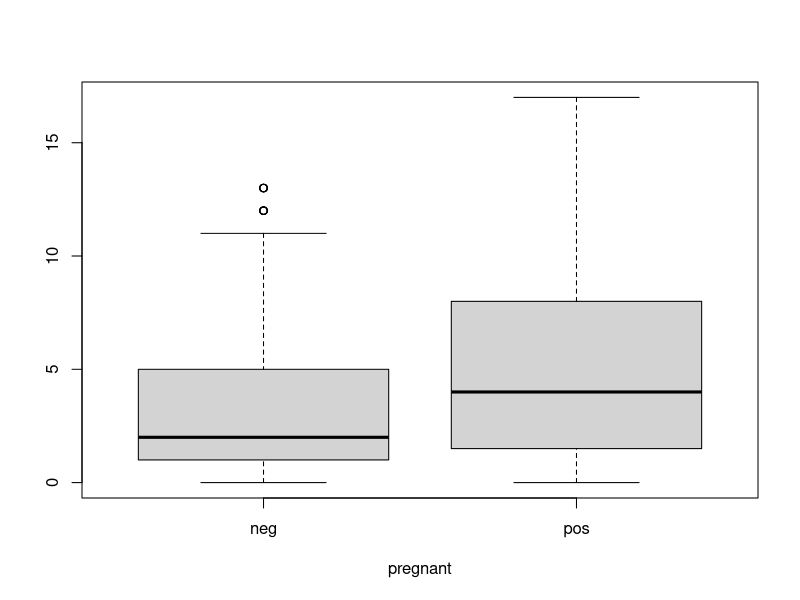
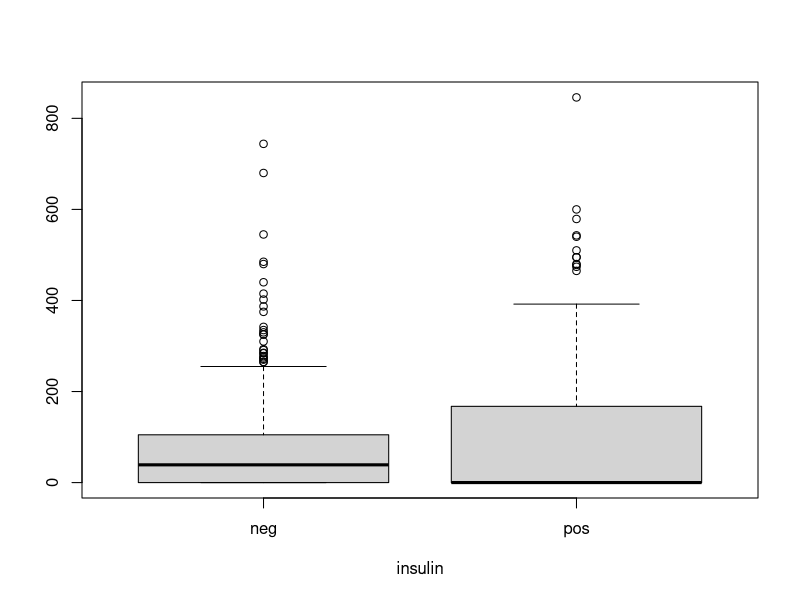
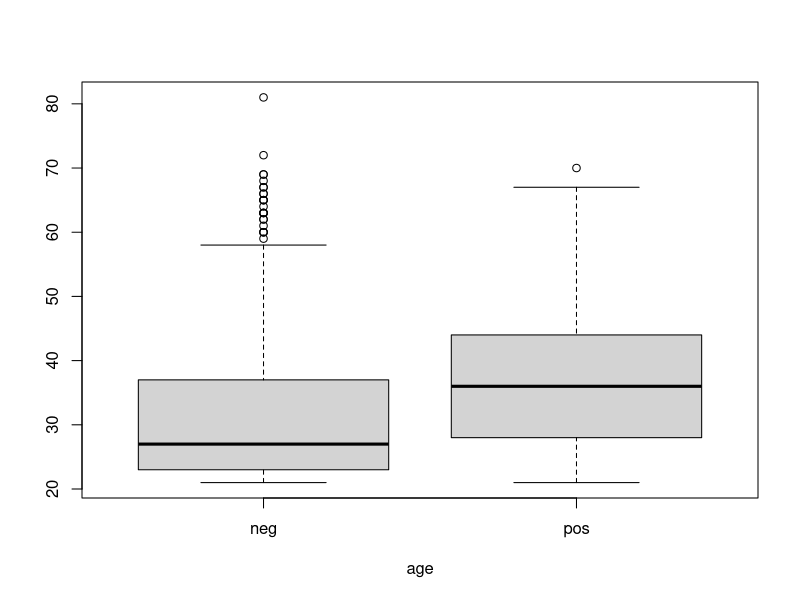
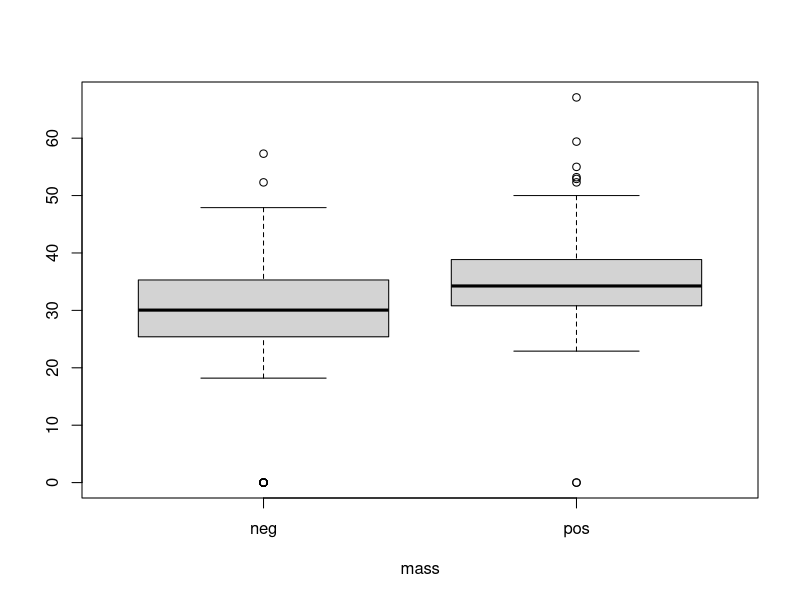
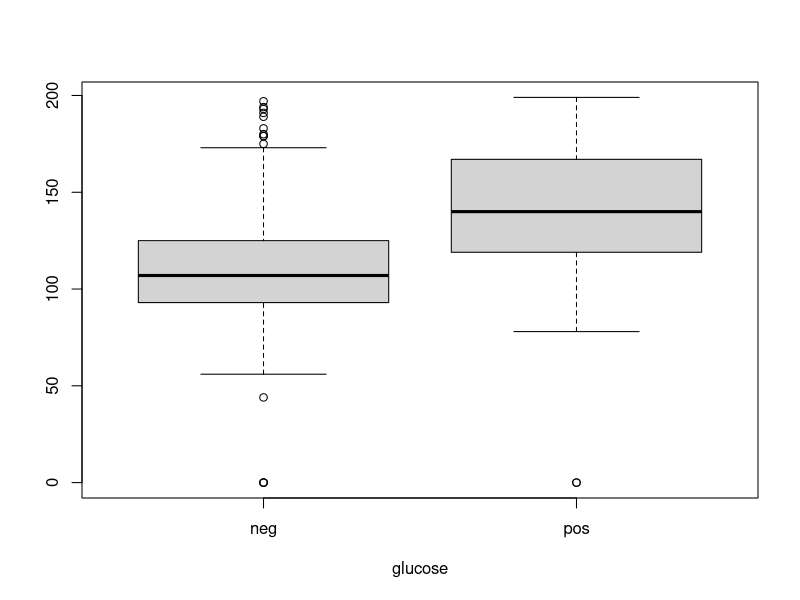
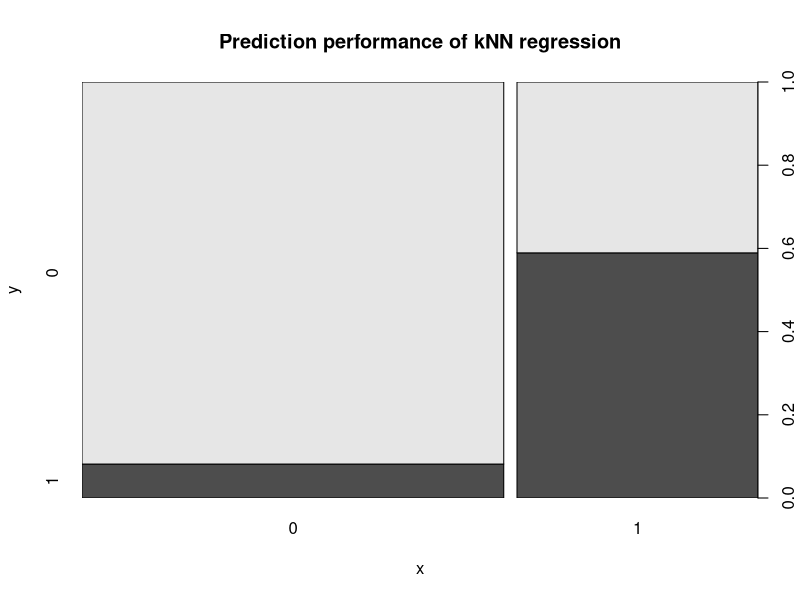

The R script that drew these images, in order: (Note: this script raises an error after producing the figures.)
install.packages("mlbench")
install.packages("dplyr")
install.packages("caret")
install.packages("ggplot2")
install.packages("class")
install.packages('e1071', dependencies=TRUE)
library(e1071)
library(ggplot2)
library(caret)
library(mlbench)
library(dplyr)
library(class)
data("PimaIndiansDiabetes")
data=(PimaIndiansDiabetes)
names(data)

data=na.omit(data)

pos=data[data$diabetes=='pos',]
neg=data[data$diabetes=='neg',]
par(mfrow=c(1,1))
names(data)

boxplot(data$pregnant~data$diabetes,xlab='pregnant', ylab='')
mean(pos$pregnant)
mean(neg$pregnant)
boxplot(data$insulin~data$diabetes,xlab='insulin', ylab='')
mean(pos$insulin)
mean(neg$insulin)
boxplot(data$age~data$diabetes,xlab='age', ylab='')
mean(pos$age)
mean(neg$age)
boxplot(data$mass~data$diabetes,xlab='mass', ylab='')
mean(pos$mass)
mean(neg$mass)
boxplot(data$glucose~data$diabetes,xlab='glucose', ylab='')
mean(pos$glucose)
mean(neg$glucose)

data[,9]<-sapply(data[,9], as.numeric)
data=data%>%mutate(diab=factor(ifelse(diabetes == "2" , 1,0)))%>% select(pregnant, glucose, insulin, mass, age, diab)

nor <-function(x) {(x -min(x))/(max(x)-min(x))}
data[,1:5] <- sapply(data[,1:5], nor)

set.seed(100)
training.idx=sample(1:nrow(data),size = nrow(data)*0.8)
train.data=data[training.idx, ]
test.data=data[-training.idx, ]

#kNN (CLASSIFICATION)
set.seed(101)
#k= 23 as best tune is 23
knn1<-knn(train.data[,1:5], test.data[,1:5], cl=train.data$diab, k=23)
#evaluate classification performance and check accuracy
model = train(
    diab~., data = train.data, method = "knn",
    trControl = trainControl("cv", number = 10),
    preProcess = c("center","scale"),
    tuneLength = 10
)
model$bestTune
predictions=   predict(model, test.data)
head(predictions)
RMSE(predictions, test.data$diab)#Explain why is is NA
plot(test.data$diab, predictions,main="Prediction performance of kNN regression")

mean(knn1 ==test.data$diab)
table(knn1,test.data$diab)
accuracy =  function(x){sum(diag(x)/(sum(rowSums(x)))) * 100}
accuracy(table(knn1,test.data$diab))

m.svm <- svm(diab ~ glucose+age+mass+pregnant+insulin, data = train.data, kernel = "linear")
summary(m.svm)
pred.svm <- predict(m.svm, newdata=test.data[,1:5])
mean(pred.svm ==test.data$diab)
table(pred.svm, test.data$diab)

set.seed(123)
m.svm.tune<-tune.svm(diab~., data=train.data, kernel="radial", cost=10^(-1:2), gamma=c(.1,.5,1,2))
summary(m.svm.tune)

best.svm = m.svm.tune$best.model
pred.svm.tune = predict(best.svm, newdata=test.data[,1:5])
#evaluate classification performance and check accuracy
mean(pred.svm.tune ==test.data$diab)
#Create the confusion matrix with row=pred.svm.tune, col=diab
table(pred.svm.tune, test.data$diab)

mlogit <- glm(diab ~age+pregnant+glucose+mass+insulin, data = train.data, family = "binomial")
summary(mlogit)
Pred.p <-predict(mlogit, newdata =test.data, type = "logit model")
y_pred_num <-ifelse(Pred.p > 0.5, 1, 0)
y_pred <-factor(y_pred_num, levels=c(0, 1))
mean(y_pred ==test.data$diab)
table(y_pred,test.data$diab)
     



